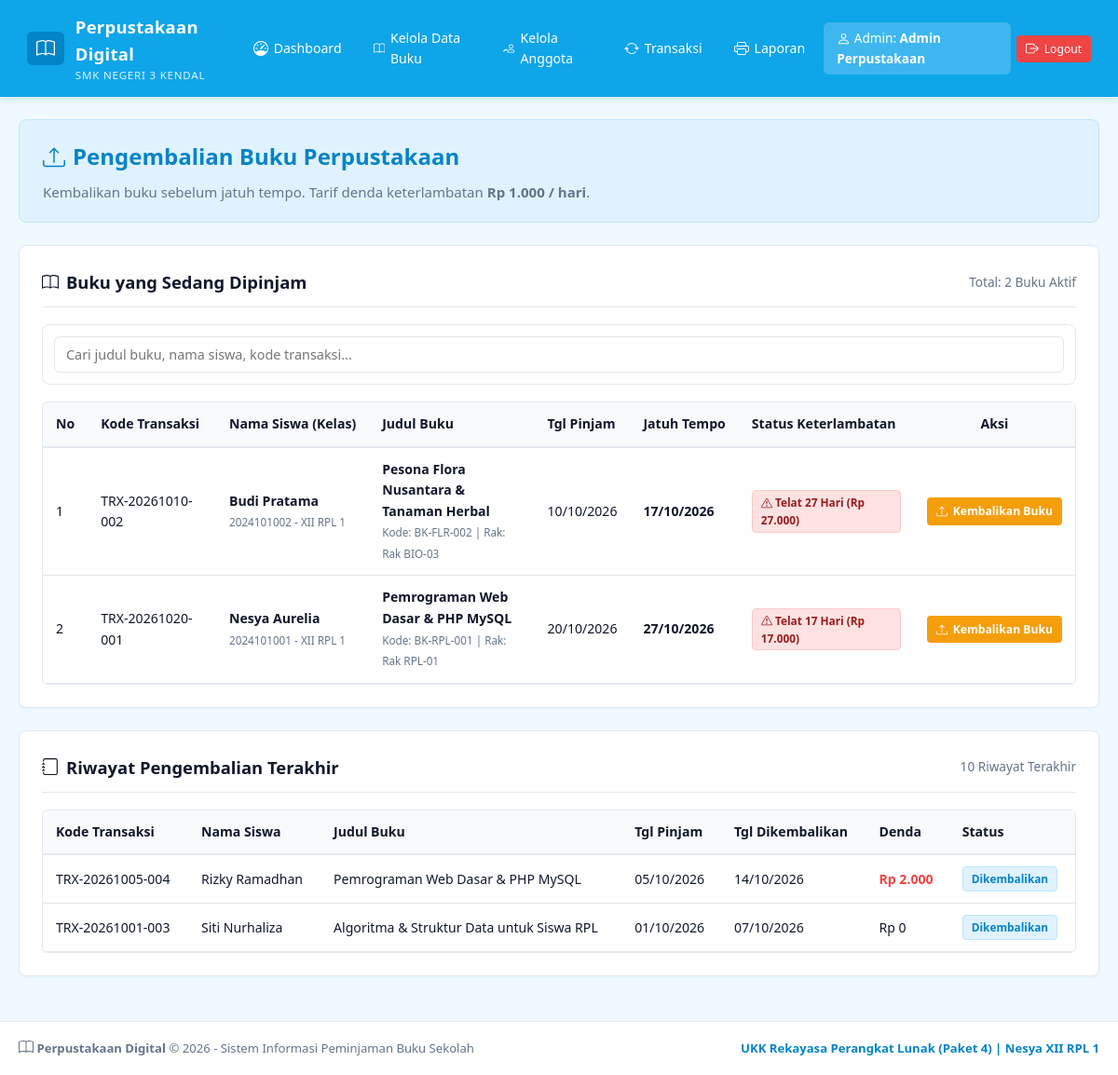
The app's page /pengembalian.php (signed in) with its own data.
### tables this page shows
CREATE TABLE `transaksi` (
  `id_transaksi` INT(11) NOT NULL AUTO_INCREMENT,
  `kode_transaksi` VARCHAR(30) NOT NULL UNIQUE,
  `id_user` INT(11) NOT NULL,
  `id_buku` INT(11) NOT NULL,
  `tgl_pinjam` DATE NOT NULL,
  `tgl_jatuh_tempo` DATE NOT NULL,
  `tgl_kembali` DATE DEFAULT NULL,
  `status` ENUM('menunggu','dipinjam','dikembalikan','ditolak') NOT NULL DEFAULT 'dipinjam',
  `denda` INT(11) NOT NULL DEFAULT 0,
  `catatan` TEXT DEFAULT NULL,
  `created_at` TIMESTAMP NOT NULL DEFAULT CURRENT_TIMESTAMP,
  PRIMARY KEY (`id_transaksi`),
  KEY `id_user` (`id_user`),
  KEY `id_buku` (`id_buku`),
  CONSTRAINT `fk_transaksi_user` FOREIGN KEY (`id_user`) REFERENCES `users` (`id_user`) ON DELETE CASCADE ON UPDATE CASCADE,
  CONSTRAINT `fk_transaksi_buku` FOREIGN KEY (`id_buku`) REFERENCES `buku` (`id_buku`) ON DELETE CASCADE ON UPDATE CASCADE
);

CREATE TABLE `users` (
  `id_user` INT(11) NOT NULL AUTO_INCREMENT,
  `nis_nip` VARCHAR(30) NOT NULL,
  `nama_lengkap` VARCHAR(100) NOT NULL,
  `username` VARCHAR(50) NOT NULL UNIQUE,
  `password` VARCHAR(255) NOT NULL,
  `level` ENUM('admin','siswa') NOT NULL DEFAULT 'siswa',
  `kelas` VARCHAR(20) DEFAULT NULL,
  `jurusan` VARCHAR(50) DEFAULT NULL,
  `telepon` VARCHAR(20) DEFAULT NULL,
  `alamat` TEXT DEFAULT NULL,
  `status_aktif` ENUM('aktif','nonaktif') NOT NULL DEFAULT 'aktif',
  `created_at` TIMESTAMP NOT NULL DEFAULT CURRENT_TIMESTAMP,
  PRIMARY KEY (`id_user`)
);

CREATE TABLE `buku` (
  `id_buku` INT(11) NOT NULL AUTO_INCREMENT,
  `kode_buku` VARCHAR(20) NOT NULL UNIQUE,
  `judul` VARCHAR(150) NOT NULL,
  `id_kategori` INT(11) NOT NULL,
  `pengarang` VARCHAR(100) NOT NULL,
  `penerbit` VARCHAR(100) NOT NULL,
  `tahun_terbit` INT(4) NOT NULL,
  `isbn` VARCHAR(30) DEFAULT NULL,
  `jumlah_buku` INT(5) NOT NULL DEFAULT 1,
  `sisa_buku` INT(5) NOT NULL DEFAULT 1,
  `lokasi_rak` VARCHAR(30) NOT NULL DEFAULT 'Rak A1',
  `deskripsi` TEXT DEFAULT NULL,
  `gambar` VARCHAR(255) DEFAULT 'default-book.png',
  `created_at` TIMESTAMP NOT NULL DEFAULT CURRENT_TIMESTAMP,
  PRIMARY KEY (`id_buku`),
  KEY `id_kategori` (`id_kategori`),
  CONSTRAINT `fk_buku_kategori` FOREIGN KEY (`id_kategori`) REFERENCES `kategori` (`id_kategori`) ON DELETE CASCADE ON UPDATE CASCADE
);

### pengembalian.php (called while the page is built, shortened)
<?php
$role         = $_SESSION['level'];
$user_id      = $_SESSION['id_user'];
$where = $role === 'admin' ? "" : "AND t.id_user = $user_id";
$pinjam = semua("SELECT t.*, u.nama_lengkap, u.nis_nip, u.kelas, b.judul, b.kode_buku, b.lokasi_rak
                 FROM transaksi t
                 JOIN users u ON t.id_user = u.id_user
                 JOIN buku b ON t.id_buku = b.id_buku
                 WHERE t.status = 'dipinjam' $where
                 ORDER BY t.tgl_jatuh_tempo ASC");
$riwayat = semua("SELECT t.*, u.nama_lengkap, b.judul
                  FROM transaksi t
                  JOIN users u ON t.id_user = u.id_user
                  JOIN buku b ON t.id_buku = b.id_buku
                  WHERE t.status = 'dikembalikan' $where
                  ORDER BY t.tgl_kembali DESC LIMIT 10");
require_once __DIR__ . '/includes/layout.php';
hero('upload', 'Pengembalian Buku Perpustakaan',
    'Kembalikan buku sebelum jatuh tempo. Tarif denda keterlambatan <strong>Rp 1.000 / hari</strong>.');
require __DIR__ . '/views/pengembalian_aktif.php';
require __DIR__ . '/views/pengembalian_riwayat.php';

### includes/fungsi.php (called while the page is built, shortened)
<?php
require_once __DIR__ . '/icons.php';
function e($teks) {
    return htmlspecialchars((string)($teks ?? ''));
}
function q($sql) {
    global $koneksi;
    return mysqli_query($koneksi, $sql);
}
function semua($sql) {
    $hasil = q($sql);
    $data = [];
    if ($hasil) {
        while ($baris = mysqli_fetch_assoc($hasil)) {
            $data[] = $baris;
        }
    }
    return $data;
}
function tgl($tanggal, $format = 'd/m/Y') {
    return $tanggal ? date($format, strtotime($tanggal)) : '-';
}
function rp($angka) {
    return 'Rp ' . number_format((int)$angka, 0, ',', '.');
}
function hitung_denda($jatuh_tempo) {
    $hari = max(0, (int)floor((strtotime(date('Y-m-d')) - strtotime($jatuh_tempo)) / 86400));
    return [$hari, $hari * 1000];
}
require_once __DIR__ . '/komponen.php';

### views/pengembalian_aktif.php (the view, shortened to what this page needs)
<div class="card">
  <div class="card-header">
    <div class="card-title"><?= bi('book', 18); ?> Buku yang Sedang Dipinjam</div>
    <span class="text-muted-sm">Total: <?= count($pinjam); ?> Buku Aktif</span>
  </div>
  <div class="filter-bar">
    <div class="search-input-wrapper">
      <input type="text" id="tableSearch" class="form-control"
             placeholder="Cari judul buku, nama siswa, kode transaksi...">
    </div>
  </div>
  <div class="table-responsive">
    <table class="live-table">
      <thead>
        <tr>
          <th>No</th>
          <th>Kode Transaksi</th>
          <?php if ($role === 'admin'): ?><th>Nama Siswa (Kelas)</th><?php endif; ?>
          <th>Judul Buku</th>
          <th>Tgl Pinjam</th>
          <th>Jatuh Tempo</th>
          <th>Status Keterlambatan</th>
          <th style="text-align: center;">Aksi</th>
        </tr>
      </thead>
      <tbody>
        <?php if (!$pinjam): ?>
          <?php baris_kosong($role === 'admin' ? 8 : 7, 'Tidak ada buku yang sedang dipinjam saat ini.'); ?>
        <?php else: $no = 1; foreach ($pinjam as $row): ?>
          <?php [$hari, $denda] = hitung_denda($row['tgl_jatuh_tempo']); ?>
          <tr>
            <td><?= $no++; ?></td>
            <td><code><?= e($row['kode_transaksi']); ?></code></td>
            <?php if ($role === 'admin'): ?>
              <td>
                <strong><?= e($row['nama_lengkap']); ?></strong><br>
                <small class="text-muted">
                  <?= e($row['nis_nip']); ?> - <?= e($row['kelas'] ?? '-'); ?>
                </small>
              </td>
            <?php endif; ?>
            <td>
              <strong><?= e($row['judul']); ?></strong><br>
              <small class="text-muted">
                Kode: <?= e($row['kode_buku']); ?> | Rak: <?= e($row['lokasi_rak']); ?>
              </small>
            </td>
            <td><?= tgl($row['tgl_pinjam']); ?></td>
            <td><strong><?= tgl($row['tgl_jatuh_tempo']); ?></strong></td>
            <td>
              <?php if ($hari > 0): ?>
                <span class="badge badge-ditolak">
                  <?= bi('exclamation', 12); ?> Telat <?= $hari; ?> Hari (<?= rp($denda); ?>)
                </span>
              <?php else: ?>
                <span class="badge badge-dikembalikan">Tepat Waktu</span>
              <?php endif; ?>
            </td>
            <td class="td-aksi">
              <a href="pengembalian.php?id=<?= $row['id_transaksi']; ?>" class="btn btn-warning btn-sm"
                 data-confirm="Proses pengembalian buku ini?">
                <?= bi('upload', 12); ?> Kembalikan Buku
              </a>
            </td>
          </tr>
        <?php endforeach; endif; ?>
      </tbody>
    </table>
  </div>
</div>

### includes/icons.php (shortened to what this page needs)
<?php
function bi($name, $size = 16, $class = '') {
    $class_attr = $class ? ' ' . htmlspecialchars($class) : '';
    $style = "width: {$size}px; height: {$size}px; vertical-align: -0.15em; fill: currentColor; display: inline-block;";
    switch ($name) {
        case 'book':
        case 'buku':
            return '<svg class="bi' . $class_attr . '" style="' . $style . '" viewBox="0 0 16 16"><path d="M1 2.828c.885-.37 2.154-.769 3.388-.893 1.33-.134 2.458.063 3.112.752v9.746c-.935-.53-2.12-.603-3.213-.493-1.18.12-2.37.461-3.287.811V2.828zm7.5-.141c.654-.689 1.782-.886 3.112-.752 1.234.124 2.503.523 3.388.893v9.923c-.918-.35-2.107-.692-3.287-.81-1.094-.111-2.278-.039-3.213.492V2.687zM8 1.783C7.015.936 5.587.81 4.287.94c-1.514.153-3.042.672-3.994 1.105A.5.5 0 0 0 0 2.5v11a.5.5 0 0 0 .707.455c.882-.4 2.303-.881 3.68-1.02 1.409-.142 2.59.087 3.223.877a.5.5 0 0 0 .78 0c.633-.79 1.814-1.019 3.222-.877 1.378.139 2.8.62 3.681 1.02A.5.5 0 0 0 16 13.5v-11a.5.5 0 0 0-.293-.455c-.952-.433-2.48-.952-3.994-1.105C10.413.809 8.985.936 8 1.783z"/></svg>';
        case 'journal':
            return '<svg class="bi' . $class_attr . '" style="' . $style . '" viewBox="0 0 16 16"><path d="M3 0h10a2 2 0 0 1 2 2v12a2 2 0 0 1-2 2H3a2 2 0 0 1-2-2v-1h1v1a1 1 0 0 0 1 1h10a1 1 0 0 0 1-1V2a1 1 0 0 0-1-1H3a1 1 0 0 0-1 1v1H1V2a2 2 0 0 1 2-2z"/><path d="M1 5v-.5a.5.5 0 0 1 1 0V5h.5a.5.5 0 0 1 0 1h-2a.5.5 0 0 1 0-1H1zm0 3v-.5a.5.5 0 0 1 1 0V8h.5a.5.5 0 0 1 0 1h-2a.5.5 0 0 1 0-1H1zm0 3v-.5a.5.5 0 0 1 1 0v.5h.5a.5.5 0 0 1 0 1h-2a.5.5 0 0 1 0-1H1z"/></svg>';
        case 'dashboard':
        case 'speedometer':
            return '<svg class="bi' . $class_attr . '" style="' . $style . '" viewBox="0 0 16 16"><path d="M8 2a.5.5 0 0 1 .5.5V4a.5.5 0 0 1-1 0V2.5A.5.5 0 0 1 8 2zM3.732 3.732a.5.5 0 0 1 .707 0l.915.914a.5.5 0 1 1-.708.708l-.914-.915a.5.5 0 0 1 0-.707zM2 8a.5.5 0 0 1 .5-.5h1.586a.5.5 0 0 1 0 1H2.5A.5.5 0 0 1 2 8zm9.5 0a.5.5 0 0 1 .5-.5h1.5a.5.5 0 0 1 0 1H12a.5.5 0 0 1-.5-.5zm.754-4.246a.389.389 0 0 0-.527-.02L7.547 7.31A.91.91 0 1 0 8.85 8.569l3.434-4.297a.389.389 0 0 0-.029-.518z"/><path fill-rule="evenodd" d="M6.664 15.889A8 8 0 1 1 9.336.11a8 8 0 0 1-2.672 15.78zm-4.665-4.283A11.945 11.945 0 0 1 8 10c2.186 0 4.236.585 6.001 1.606a7 7 0 1 0-12.002 0z"/></svg>';
        case 'people':
        case 'anggota':
            return '<svg class="bi' . $class_attr . '" style="' . $style . '" viewBox="0 0 16 16"><path d="M15 14s1 0 1-1-1-4-5-4-5 3-5 4 1 1 1 1h8Zm-7.978-1A.261.261 0 0 1 7 12.996c.001-.264.167-1.03.76-1.72C8.312 10.629 9.282 10 11 10c1.717 0 2.687.63 3.24 1.276.593.69.758 1.457.76 1.72l-.008.002a.274.274 0 0 1-.014.002H7.022ZM11 7a2 2 0 1 0 0-4 2 2 0 0 0 0 4Zm3-2a3 3 0 1 1-6 0 3 3 0 0 1 6 0ZM6.936 9.28a5.88 5.88 0 0 0-1.23-.247A7.35 7.35 0 0 0 5 9c-4 0-5 3-5 4 1 1 1 1h4.216A2.238 2.238 0 0 1 5 13c0-1.01.377-2.042 1.09-2.904.243-.294.526-.569.846-.816ZM4.92 10A5.493 5.493 0 0 0 4 13H1c0-.26.164-1.03.76-1.724.545-.636 1.492-1.256 3.16-1.275ZM1.5 5.5a3 3 0 1 1 6 0 3 3 0 0 1-6 0Zm3-2a2 2 0 1 0 0 4 2 2 0 0 0 0-4Z"/></svg>';
        case 'person':
        case 'user':
            return '<svg class="bi' . $class_attr . '" style="' . $style . '" viewBox="0 0 16 16"><path d="M8 8a3 3 0 1 0 0-6 3 3 0 0 0 0 6Zm2-3a2 2 0 1 1-4 0 2 2 0 0 1 4 0Zm4 8c0 1-1 1-1 1H3s-1 0-1-1 1-4 6-4 6 3 6 4Zm-1-.004c-.001-.246-.154-.986-.832-1.664C11.516 10.68 10.289 10 8 10c-2.29 0-3.516.68-4.168 1.332-.678.678-.83 1.418-.832 1.664h10Z"/></svg>';
        case 'arrow-repeat':
        case 'transaksi':
            return '<svg class="bi' . $class_attr . '" style="' . $style . '" viewBox="0 0 16 16"><path d="M11.534 7h3.932a.25.25 0 0 1 .192.41l-1.966 2.36a.25.25 0 0 1-.384 0l-1.966-2.36a.25.25 0 0 1 .192-.41zm-11 2h3.932a.25.25 0 0 0 .192-.41L2.692 6.23a.25.25 0 0 0-.384 0L.342 8.59A.25.25 0 0 0 .534 9z"/><path fill-rule="evenodd" d="M8 3c-1.552 0-2.94.707-3.857 1.818a.5.5 0 1 1-.771-.636A6.002 6.002 0 0 1 13.917 7H12.9A5.002 5.002 0 0 0 8 3zM3.1 9a5.002 5.002 0 0 0 8.757 2.182.5.5 0 1 1 .771.636A6.002 6.002 0 0 1 2.083 9H3.1z"/></svg>';
        case 'printer':
        case 'laporan':
            return '<svg class="bi' . $class_attr . '" style="' . $style . '" viewBox="0 0 16 16"><path d="M2.5 8a.5.5 0 1 0 0-1 .5.5 0 0 0 0 1z"/><path d="M5 1a2 2 0 0 0-2 2v2H2a2 2 0 0 0-2 2v3a2 2 0 0 0 2 2h1v1a2 2 0 0 0 2 2h6a2 2 0 0 0 2-2v-1h1a2 2 0 0 0 2-2V7a2 2 0 0 0-2-2h-1V3a2 2 0 0 0-2-2H5zM4 3a1 1 0 0 1 1-1h6a1 1 0 0 1 1 1v2H4V3zm1 5a2 2 0 0 0-2 2v1H2a1 1 0 0 1-1-1V7a1 1 0 0 1 1-1h12a1 1 0 0 1 1 1v3a1 1 0 0 1-1 1h-1v-1a2 2 0 0 0-2-2H5zm7 2v3a1 1 0 0 1-1 1H5a1 1 0 0 1-1-1v-3a1 1 0 0 1 1-1h6a1 1 0 0 1 1 1z"/></svg>';
        case 'box-arrow-right':
        case 'logout':
            return '<svg class="bi' . $class_attr . '" style="' . $style . '" viewBox="0 0 16 16"><path fill-rule="evenodd" d="M10 12.5a.5.5 0 0 1-.5.5h-8a.5.5 0 0 1-.5-.5v-9a.5.5 0 0 1 .5-.5h8a.5.5 0 0 1 .5.5v2a.5.5 0 0 0 1 0v-2A1.5 1.5 0 0 0 9.5 2h-8A1.5 1.5 0 0 0 0 3.5v9A1.5 1.5 0 0 0 1.5 14h8a1.5 1.5 0 0 0 1.5-1.5v-2a.5.5 0 0 0-1 0v2z"/><path fill-rule="evenodd" d="M15.854 8.354a.5.5 0 0 0 0-.708l-3-3a.5.5 0 0 0-.708.708L14.293 7.5H5.5a.5.5 0 0 0 0 1h8.793l-2.147 2.146a.5.5 0 0 0 .708.708l3-3z"/></svg>';
        case 'upload':
        case 'kembali':
            return '<svg class="bi' . $class_attr . '" style="' . $style . '" viewBox="0 0 16 16"><path d="M.5 9.9a.5.5 0 0 1 .5.5v2.5a1 1 0 0 0 1 1h12a1 1 0 0 0 1-1v-2.5a.5.5 0 0 1 1 0v2.5a2 2 0 0 1-2 2H2a2 2 0 0 1-2-2v-2.5a.5.5 0 0 1 .5-.5z"/><path d="M7.646 1.146a.5.5 0 0 1 .708 0l3 3a.5.5 0 0 1-.708.708L8.5 2.707V11.5a.5.5 0 0 1-1 0V2.707L5.354 4.854a.5.5 0 1 1-.708-.708l3-3z"/></svg>';
        case 'exclamation':
        case 'warning':
            return '<svg class="bi' . $class_attr . '" style="' . $style . '" viewBox="0 0 16 16"><path d="M7.938 2.016A.13.13 0 0 1 8.002 2a.13.13 0 0 1 .063.016.146.146 0 0 1 .054.057l6.857 11.667c.036.06.035.124.002.183a.163.163 0 0 1-.054.06.116.116 0 0 1-.066.017H1.146a.115.115 0 0 1-.066-.017.163.163 0 0 1-.054-.06.176.176 0 0 1 .002-.183L7.884 2.073a.147.147 0 0 1 .054-.057zm1.044-.45a1.13 1.13 0 0 0-1.96 0L.165 13.233c-.457.778.091 1.767.98 1.767h13.713c.889 0 1.438-.99.98-1.767L8.982 1.566z"/><path d="M7.002 12a1 1 0 1 1 2 0 1 1 0 0 1-2 0zM7.1 5.995a.905.905 0 1 1 1.8 0l-.35 3.507a.552.552 0 0 1-1.1 0L7.1 5.995z"/></svg>';
    }
}
?>

### views/pengembalian_riwayat.php (shortened to what this page needs)
<div class="card">
  <div class="card-header">
    <div class="card-title"><?= bi('journal', 18); ?> Riwayat Pengembalian Terakhir</div>
    <span class="text-muted-sm">10 Riwayat Terakhir</span>
  </div>
  <div class="table-responsive">
    <table>
      <thead>
        <tr>
          <th>Kode Transaksi</th>
          <?php if ($role === 'admin'): ?><th>Nama Siswa</th><?php endif; ?>
          <th>Judul Buku</th>
          <th>Tgl Pinjam</th>
          <th>Tgl Dikembalikan</th>
          <th>Denda</th>
          <th>Status</th>
        </tr>
      </thead>
      <tbody>
        <?php if (!$riwayat): ?>
          <?php baris_kosong($role === 'admin' ? 7 : 6, 'Belum ada riwayat pengembalian buku.', 'td-kosong-sm'); ?>
        <?php else: foreach ($riwayat as $r): ?>
          <tr>
            <td><code><?= e($r['kode_transaksi']); ?></code></td>
            <?php if ($role === 'admin'): ?><td><?= e($r['nama_lengkap']); ?></td><?php endif; ?>
            <td><?= e($r['judul']); ?></td>
            <td><?= tgl($r['tgl_pinjam']); ?></td>
            <td><?= tgl($r['tgl_kembali']); ?></td>
            <td>
              <?= $r['denda'] > 0
                  ? '<strong style="color:var(--danger);">' . rp($r['denda']) . '</strong>'
                  : 'Rp 0'; ?>
            </td>
            <td><span class="badge badge-dikembalikan">Dikembalikan</span></td>
          </tr>
        <?php endforeach; endif; ?>
      </tbody>
    </table>
  </div>
</div>

### records on screen
transaksi: kode_transaksi "TRX-20261010-002", id_user.nama_lengkap "Budi Pratama", id_user.nis_nip "2024101002", id_user.kelas "XII RPL 1", id_buku.judul "Pesona Flora Nusantara & Tanaman Herbal", id_buku.kode_buku "BK-FLR-002", id_buku.lokasi_rak "Rak BIO-03", tgl_pinjam "10/10/2026", tgl_jatuh_tempo "17/10/2026", hari "27", denda "Rp 27.000"
transaksi: kode_transaksi "TRX-20261020-001", id_user.nama_lengkap "Nesya Aurelia", id_user.nis_nip "2024101001", id_user.kelas "XII RPL 1", id_buku.judul "Pemrograman Web Dasar & PHP MySQL", id_buku.kode_buku "BK-RPL-001", id_buku.lokasi_rak "Rak RPL-01", tgl_pinjam "20/10/2026", tgl_jatuh_tempo "27/10/2026", hari "17", denda "Rp 17.000"
transaksi: kode_transaksi "TRX-20261005-004", id_user.nama_lengkap "Rizky Ramadhan", id_buku.judul "Pemrograman Web Dasar & PHP MySQL", tgl_pinjam "05/10/2026", tgl_kembali "14/10/2026", denda "Rp 2.000"
transaksi: kode_transaksi "TRX-20261001-003", id_user.nama_lengkap "Siti Nurhaliza", id_buku.judul "Algoritma & Struktur Data untuk Siswa RPL", tgl_pinjam "01/10/2026", tgl_kembali "07/10/2026", denda "Rp 0"

### other values on screen
$label "Dashboard"
$label "Kelola Data Buku"
$label "Kelola Anggota"
$label "Transaksi"
$label "Laporan"
$nama "Admin Perpustakaan"
$judul "Pengembalian Buku Perpustakaan"
$teks "Kembalikan buku sebelum jatuh tempo. Tarif denda keterlambatan Rp 1.000 / hari ."
count($pinjam) "2"
